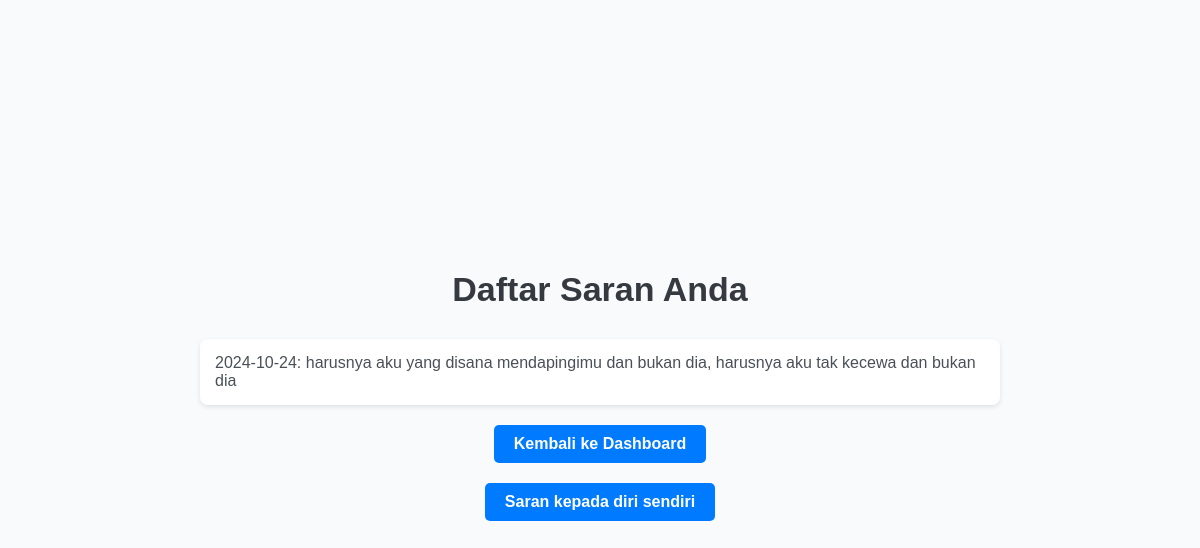
/view_saran.php (signed in), run on the app's committed database.
### tables this page shows
CREATE TABLE `saran` (
  `ID_Saran` int(11) NOT NULL,
  `ID_Pengguna` int(11) NOT NULL,
  `Tanggal` date NOT NULL,
  `Deskripsi` text NOT NULL
);

### view_saran.php (the view, shortened to what this page needs)
<?php
include 'db.php';
$userId = $_SESSION['ID_Pengguna'];
$sql = "SELECT * FROM Saran WHERE ID_Pengguna='$userId' ORDER BY Tanggal DESC";
$result = $conn->query($sql);
?>
<!DOCTYPE html>
<html lang="en">
<head>
</head>
<body>
    <h1>Daftar Saran Anda</h1>
<ul>
<?php if ($result->num_rows > 0): ?>
    <?php while ($row = $result->fetch_assoc()): ?>
        <li><?php echo $row['Tanggal'] . ": " . $row['Deskripsi']; ?></li>
    <?php endwhile; ?>
<?php else: ?>
    <li>Tidak ada saran yang tersedia.</li>
<?php endif; ?>
</ul>
<a href="dashboard.php">Kembali ke Dashboard</a>
<a href="add_saran.php">Saran kepada diri sendiri</a>
</body>
</html>

### view_saran.php (style rules this page uses)
* { margin: 0; padding: 0; box-sizing: border-box; }
body { font-family: 'Arial', sans-serif; background-color: #f9fafc; display: flex; justify-content: center; align-items: center; flex-direction: column; min-height: 100vh; }
h1 { color: #343a40; font-size: 34px; margin-bottom: 20px; text-align: center; }
ul { list-style-type: none; padding: 0; width: 80%; max-width: 800px; }
li { background-color: #ffffff; margin: 10px 0; padding: 15px; border-radius: 8px; box-shadow: 0 2px 5px rgba(0, 0, 0, 0.1); font-size: 16px; color: #495057; transition: transform 0.2s ease; }
a { margin: 10px; padding: 10px 20px; background-color: #007bff; color: #fff; text-decoration: none; border-radius: 5px; font-weight: bold; transition: background-color 0.3s ease; display: inline-block; }

### data on the page
saran: Tanggal "2024-10-24", Deskripsi "harusnya aku yang disana mendapingimu dan bukan dia, harusnya aku tak kecewa dan bukan dia"
